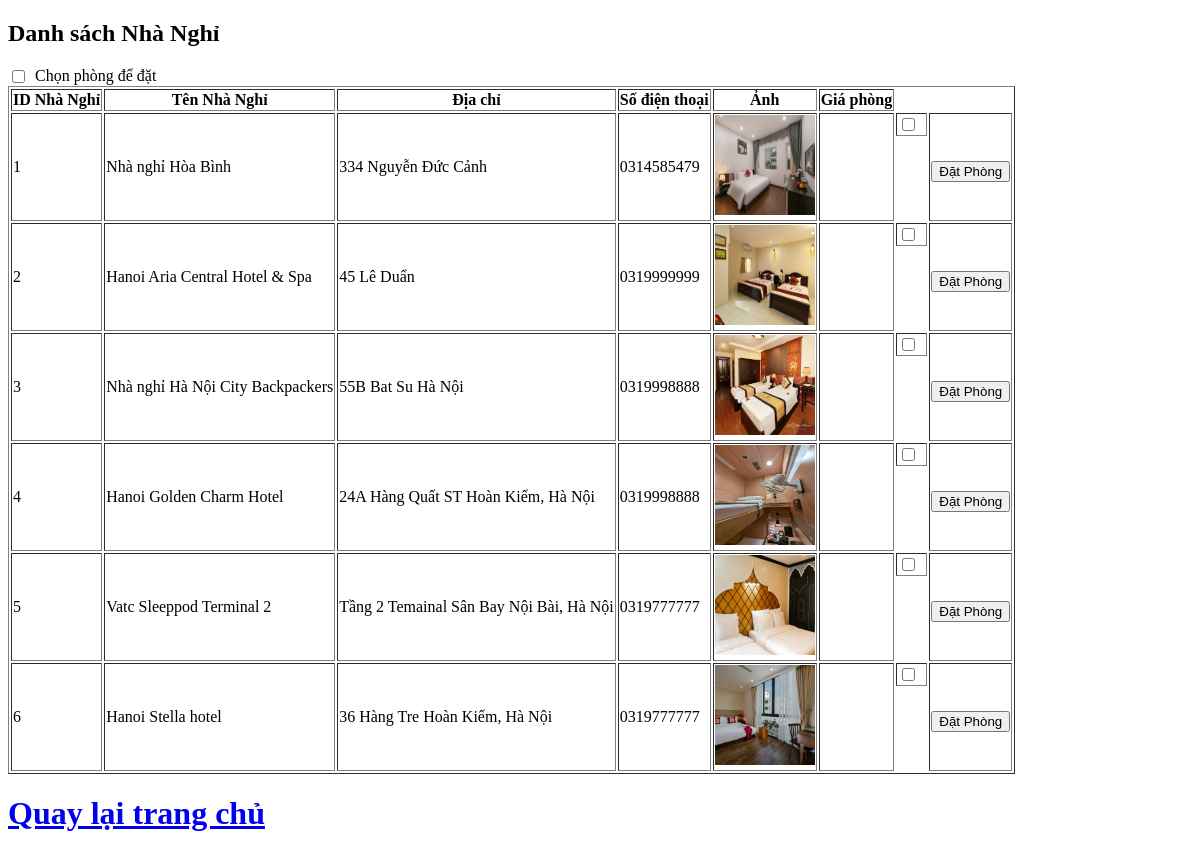
/XemPhong.php, run on the app's committed database.
### tables this page shows
CREATE TABLE `nhanghi` (
  `NhaNghiID` int(11) NOT NULL,
  `TenNhaNghi` varchar(255) NOT NULL,
  `DiaChi` varchar(255) NOT NULL,
  `SoDienThoai` varchar(15) NOT NULL,
  `Anh` varchar(255) DEFAULT NULL
);

### XemPhong.php (the view, shortened to what this page needs)
<?php
$servername = "localhost";
$username = "root";
$password = "";
$dbname = "qldatphong";
$conn = new mysqli($servername, $username, $password, $dbname);
$isAdmin = isset($_SESSION['loggedin']) && $_SESSION['loggedin'] && isset($_SESSION['quyenTruyCap']) && $_SESSION['quyenTruyCap'] == 'admin';
?>
<!DOCTYPE html>
<html>
<head>
</head>
<body>
<?php
$sql = "SELECT * FROM NhaNghi";
$result = $conn->query($sql);
if ($result->num_rows > 0) {
    echo "<h2>Danh sách Nhà Nghỉ</h2>";
    echo "<div class='checkbox-container'>";
    echo "<input type='checkbox' class='checkbox' id='phongCheckbox' onclick='handleCheckboxChange(this)'>";
    echo "<label for='phongCheckbox'>Chọn phòng để đặt</label>";
    echo "</div>";
    echo "<table border='1'>";
    echo "<tr><th>ID Nhà Nghỉ</th><th>Tên Nhà Nghỉ</th><th>Địa chỉ</th><th>Số điện thoại</th><th>Ảnh</th><th>Giá phòng</th>";
    echo "</tr>";
    while ($row = $result->fetch_assoc()) {
        echo "<tr>";
        echo "<td>{$row['NhaNghiID']}</td>";
        echo "<td>{$row['TenNhaNghi']}</td>";
        echo "<td>{$row['DiaChi']}</td>";
        echo "<td>{$row['SoDienThoai']}</td>";
        echo "<td><img src='{$row['Anh']}' alt='Ảnh Nhà Nghỉ' style='width:100px;height:100px;' onclick='phongTo(\"{$row['Anh']}\")'></td>";
        echo "<td>{$row['GiaPhong']}</td>";
        if (!$isAdmin) {
            echo "<td class='checkbox-container'>";
            echo "<input type='checkbox' class='checkbox' id='phongCheckbox_{$row['NhaNghiID']}' name='phongCheckbox[]' value='{$row['NhaNghiID']}'>";
            echo "</td>";
            echo "<td>";
            echo "<button class='dat-phong-button' onclick='chuyenTrangDatPhong()'>Đặt Phòng</button>";
            echo "</td>";
        }
        echo "</tr>";
    }
    echo "</table>";
} else {
    echo "Không có nhà nghỉ nào được tìm thấy.";
}
?>
<h1><a href='DatPhongOnline.php'>Quay lại trang chủ </a></h1>
</body>
</html>

### XemPhong.php (style rules this page uses)
.checkbox-container { display: flex; align-items: center; }
.checkbox { margin-right: 10px; }
.dat-phong-button { margin-top: 10px; }

### data on the page
nhanghi: NhaNghiID "1", TenNhaNghi "Nhà nghỉ Hòa Bình", DiaChi "334 Nguyễn Đức Cảnh", SoDienThoai "0314585479", Anh (picture)
nhanghi: NhaNghiID "2", TenNhaNghi "Hanoi Aria Central Hotel & Spa", DiaChi "45 Lê Duẩn", SoDienThoai "0319999999", Anh (picture)
nhanghi: NhaNghiID "3", TenNhaNghi "Nhà nghỉ Hà Nội City Backpackers", DiaChi "55B Bat Su Hà Nội", SoDienThoai "0319998888", Anh (picture)
nhanghi: NhaNghiID "4", TenNhaNghi "Hanoi Golden Charm Hotel", DiaChi "24A Hàng Quất ST Hoàn Kiếm, Hà Nội", SoDienThoai "0319998888", Anh (picture)
nhanghi: NhaNghiID "5", TenNhaNghi "Vatc Sleeppod Terminal 2", DiaChi "Tầng 2 Temainal Sân Bay Nội Bài, Hà Nội", SoDienThoai "0319777777", Anh (picture)
nhanghi: NhaNghiID "6", TenNhaNghi "Hanoi Stella hotel", DiaChi "36 Hàng Tre Hoàn Kiếm, Hà Nội", SoDienThoai "0319777777", Anh (picture)
